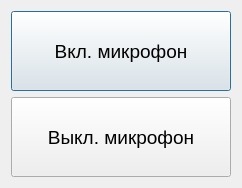
<?xml version="1.0" encoding="UTF-8"?>
<ui version="4.0">
 <class>dgAudio</class>
 <widget class="QDialog" name="dgAudio">
  <property name="geometry">
   <rect>
    <x>0</x>
    <y>0</y>
    <width>240</width>
    <height>186</height>
   </rect>
  </property>
  <property name="windowTitle">
   <string>Dialog</string>
  </property>
  <layout class="QGridLayout" name="gridLayout">
   <item row="0" column="0">
    <layout class="QGridLayout" name="gridLayout_2">
     <item row="0" column="0">
      <widget class="QPushButton" name="btTalk">
       <property name="sizePolicy">
        <sizepolicy hsizetype="Fixed" vsizetype="Fixed">
         <horstretch>0</horstretch>
         <verstretch>0</verstretch>
        </sizepolicy>
       </property>
       <property name="minimumSize">
        <size>
         <width>220</width>
         <height>80</height>
        </size>
       </property>
       <property name="font">
        <font>
         <pointsize>14</pointsize>
        </font>
       </property>
       <property name="text">
        <string>Вкл. микрофон</string>
       </property>
      </widget>
     </item>
     <item row="1" column="0">
      <widget class="QPushButton" name="btListen">
       <property name="sizePolicy">
        <sizepolicy hsizetype="Fixed" vsizetype="Fixed">
         <horstretch>0</horstretch>
         <verstretch>0</verstretch>
        </sizepolicy>
       </property>
       <property name="minimumSize">
        <size>
         <width>220</width>
         <height>80</height>
        </size>
       </property>
       <property name="font">
        <font>
         <pointsize>14</pointsize>
        </font>
       </property>
       <property name="text">
        <string>Выкл. микрофон</string>
       </property>
      </widget>
     </item>
    </layout>
   </item>
  </layout>
 </widget>
 <resources/>
 <connections/>
</ui>
